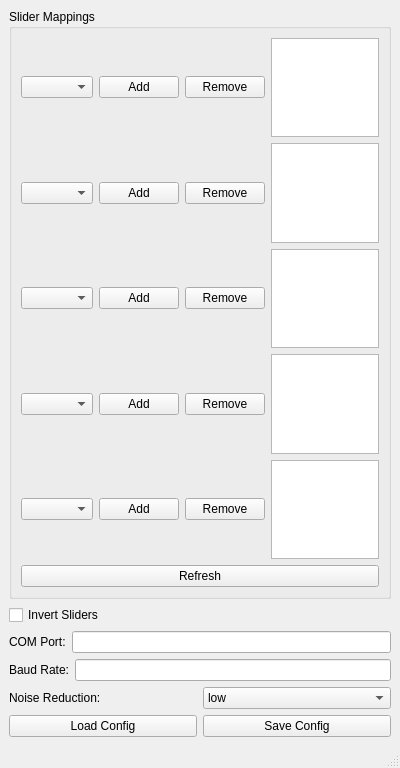
<?xml version="1.0" encoding="UTF-8"?>
<ui version="4.0">
 <class>MainWindow</class>
 <widget class="QMainWindow" name="MainWindow">
  <property name="geometry">
   <rect>
    <x>0</x>
    <y>0</y>
    <width>400</width>
    <height>768</height>
   </rect>
  </property>
  <property name="windowTitle">
   <string>Deej Config Manager</string>
  </property>
  <widget class="QWidget" name="centralwidget">
   <layout class="QVBoxLayout" name="verticalLayout">
    <item>
     <widget class="QGroupBox" name="groupBox">
      <property name="title">
       <string>Slider Mappings</string>
      </property>
      <layout class="QVBoxLayout" name="verticalLayout_2">
       <item>
        <layout class="QHBoxLayout" name="horizontalLayout_0">
         <item>
          <widget class="QComboBox" name="comboSlider0"/>
         </item>
         <item>
          <widget class="QPushButton" name="addButton0">
           <property name="text">
            <string>Add</string>
           </property>
          </widget>
         </item>
         <item>
          <widget class="QPushButton" name="removeButton0">
           <property name="text">
            <string>Remove</string>
           </property>
          </widget>
         </item>
         <item>
          <widget class="QListWidget" name="listSlider0"/>
         </item>
        </layout>
       </item>
       <item>
        <layout class="QHBoxLayout" name="horizontalLayout_1">
         <item>
          <widget class="QComboBox" name="comboSlider1"/>
         </item>
         <item>
          <widget class="QPushButton" name="addButton1">
           <property name="text">
            <string>Add</string>
           </property>
          </widget>
         </item>
         <item>
          <widget class="QPushButton" name="removeButton1">
           <property name="text">
            <string>Remove</string>
           </property>
          </widget>
         </item>
         <item>
          <widget class="QListWidget" name="listSlider1"/>
         </item>
        </layout>
       </item>
       <item>
        <layout class="QHBoxLayout" name="horizontalLayout_2">
         <item>
          <widget class="QComboBox" name="comboSlider2"/>
         </item>
         <item>
          <widget class="QPushButton" name="addButton2">
           <property name="text">
            <string>Add</string>
           </property>
          </widget>
         </item>
         <item>
          <widget class="QPushButton" name="removeButton2">
           <property name="text">
            <string>Remove</string>
           </property>
          </widget>
         </item>
         <item>
          <widget class="QListWidget" name="listSlider2"/>
         </item>
        </layout>
       </item>
       <item>
        <layout class="QHBoxLayout" name="horizontalLayout_3">
         <item>
          <widget class="QComboBox" name="comboSlider3"/>
         </item>
         <item>
          <widget class="QPushButton" name="addButton3">
           <property name="text">
            <string>Add</string>
           </property>
          </widget>
         </item>
         <item>
          <widget class="QPushButton" name="removeButton3">
           <property name="text">
            <string>Remove</string>
           </property>
          </widget>
         </item>
         <item>
          <widget class="QListWidget" name="listSlider3"/>
         </item>
        </layout>
       </item>
       <item>
        <layout class="QHBoxLayout" name="horizontalLayout_4">
         <item>
          <widget class="QComboBox" name="comboSlider4"/>
         </item>
         <item>
          <widget class="QPushButton" name="addButton4">
           <property name="text">
            <string>Add</string>
           </property>
          </widget>
         </item>
         <item>
          <widget class="QPushButton" name="removeButton4">
           <property name="text">
            <string>Remove</string>
           </property>
          </widget>
         </item>
         <item>
          <widget class="QListWidget" name="listSlider4"/>
         </item>
        </layout>
       </item>
       <item>
        <widget class="QPushButton" name="refreshButton">
         <property name="text">
          <string>Refresh</string>
         </property>
        </widget>
       </item>
      </layout>
     </widget>
    </item>
    <item>
     <widget class="QCheckBox" name="invertSliders">
      <property name="text">
       <string>Invert Sliders</string>
      </property>
     </widget>
    </item>
    <item>
     <layout class="QHBoxLayout" name="horizontalLayout_comPort">
      <item>
       <widget class="QLabel" name="label_comPort">
        <property name="text">
         <string>COM Port:</string>
        </property>
       </widget>
      </item>
      <item>
       <widget class="QLineEdit" name="comPort"/>
      </item>
     </layout>
    </item>
    <item>
     <layout class="QHBoxLayout" name="horizontalLayout_baudRate">
      <item>
       <widget class="QLabel" name="label_baudRate">
        <property name="text">
         <string>Baud Rate:</string>
        </property>
       </widget>
      </item>
      <item>
       <widget class="QLineEdit" name="baudRate"/>
      </item>
     </layout>
    </item>
    <item>
     <layout class="QHBoxLayout" name="horizontalLayout_noiseReduction">
      <item>
       <widget class="QLabel" name="label_noiseReduction">
        <property name="text">
         <string>Noise Reduction:</string>
        </property>
       </widget>
      </item>
      <item>
       <widget class="QComboBox" name="noiseReduction">
        <item>
         <property name="text">
          <string>low</string>
         </property>
        </item>
        <item>
         <property name="text">
          <string>default</string>
         </property>
        </item>
        <item>
         <property name="text">
          <string>high</string>
         </property>
        </item>
       </widget>
      </item>
     </layout>
    </item>
    <item>
     <layout class="QHBoxLayout" name="horizontalLayout_buttons">
      <item>
       <widget class="QPushButton" name="loadButton">
        <property name="text">
         <string>Load Config</string>
        </property>
       </widget>
      </item>
      <item>
       <widget class="QPushButton" name="saveButton">
        <property name="text">
         <string>Save Config</string>
        </property>
       </widget>
      </item>
     </layout>
    </item>
   </layout>
  </widget>
  <widget class="QMenuBar" name="menubar">
   <property name="geometry">
    <rect>
     <x>0</x>
     <y>0</y>
     <width>400</width>
     <height>25</height>
    </rect>
   </property>
  </widget>
  <widget class="QStatusBar" name="statusbar"/>
 </widget>
 <resources/>
 <connections/>
</ui>
